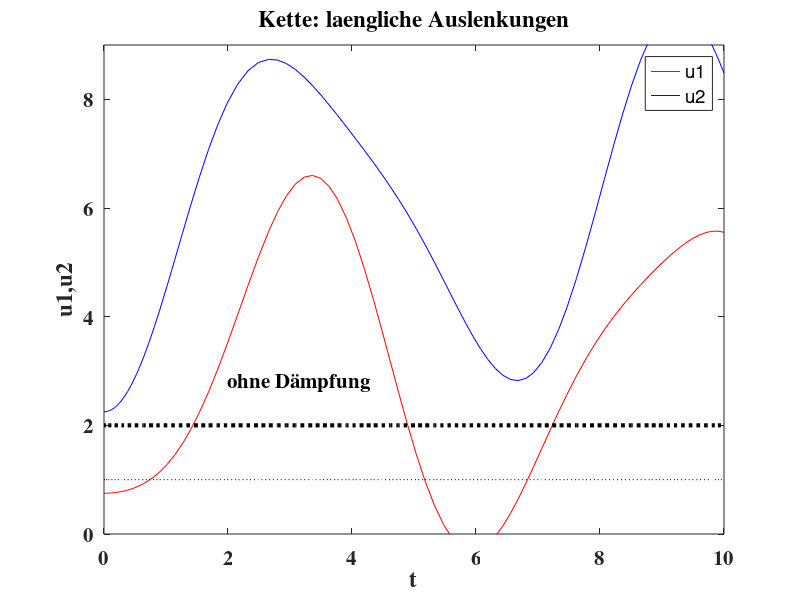

Here is the MATLAB script that generated this plot:
function KetteLaeng
    global AA bb
    k = 1; m = 1; r = 0; L = 9;
    A = (k/m)*[-2,1;1,-2]; Z = [0,0;0,0]; I = [1,0;0,1]; AA = [Z,I;A,-r*I];
    b = (k/m)*[0;L]; z = [0;0]; bb = [z;b];
    u1_0 = 0.75; u2_0 = 2.25; u1s_0 = 0; u2s_0 = 0;
    U0 = [u1_0;u2_0]; U1 = [u1s_0;u2s_0]; UU0 = [U0;U1];
    tspan = [0,10];
    [t,UU] = ode45(@RechteSeite,tspan,UU0);
    u1     = UU(:,1);
    u2     = UU(:,2);
    h1 = figure(1); close(h1); h1 = figure(1);
    set(h1,'Position',[10 100 500 500]);
    plot(t,u1,'r',t,u2,'b',t,ones(size(t)),'k:',t,2*ones(size(t)),'k:','LineWidth',3)
    ylim([0,L]);
    legend('u1','u2','Location','best')
    xlabel('t')
    ylabel('u1,u2')
    title('Kette: laengliche Auslenkungen')
    text(2,2.8,'ohne Dämpfung','FontName','Times','FontSize',15,'FontWeight','bold')
    set(gca,'FontName','Times','FontSize',15,'FontWeight','bold')
end

function F = RechteSeite(t,UU)
    global AA bb
    F = AA*UU + bb;
end
